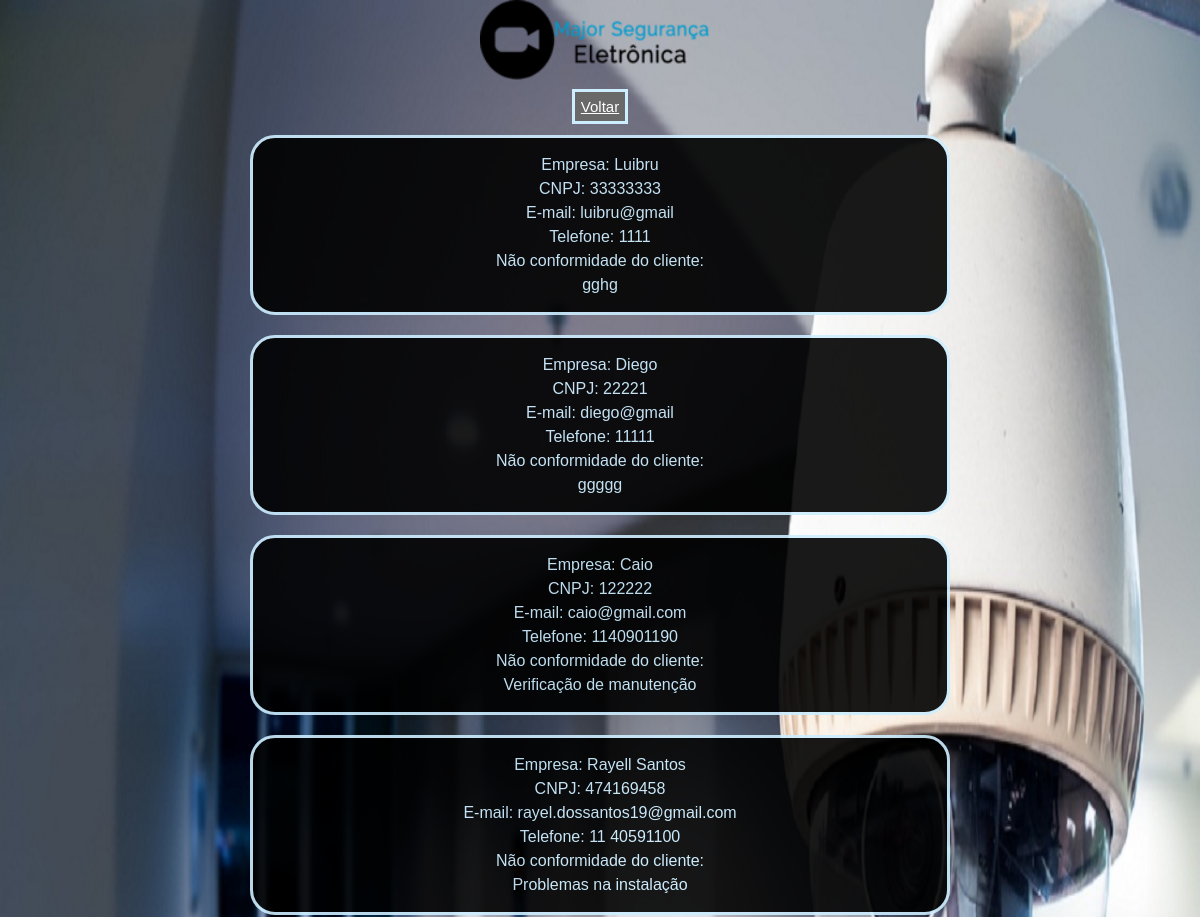
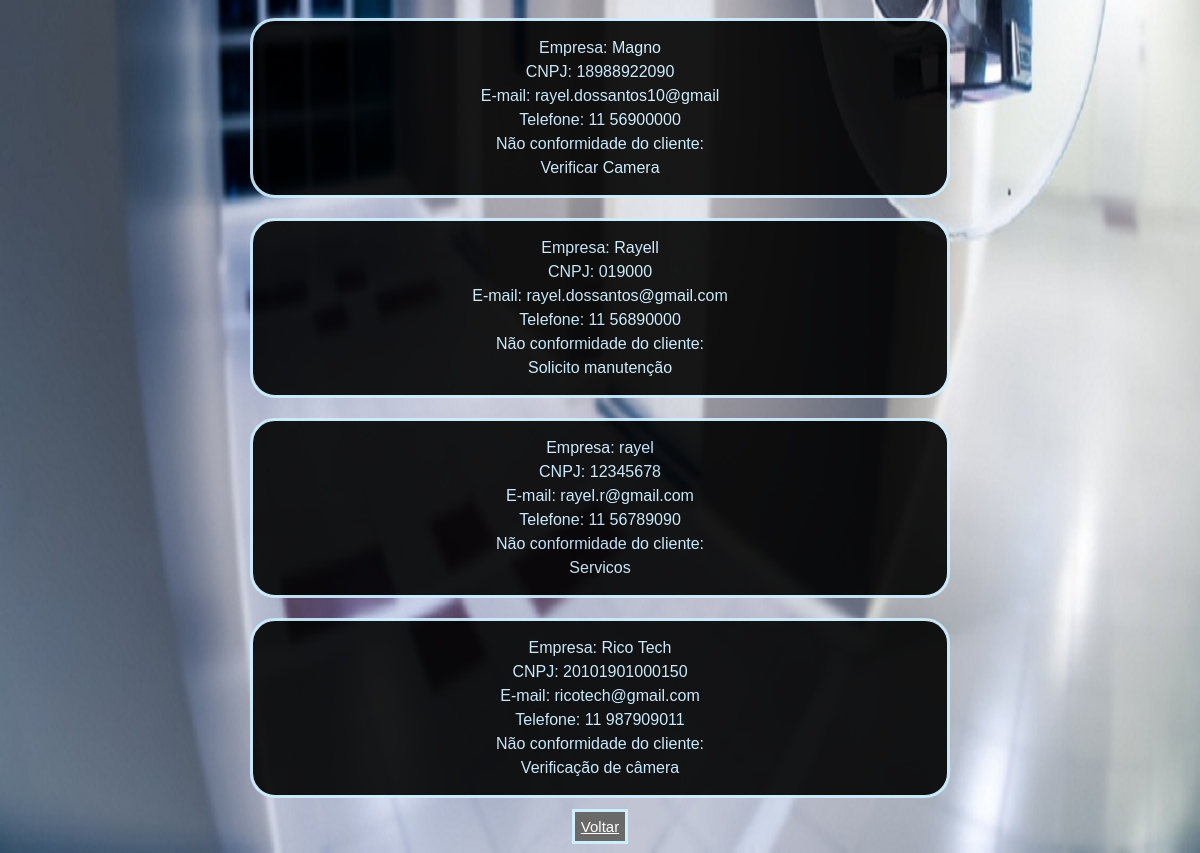
/sist.web/manut_empresa.php, run on the app's committed database (2 pictures, top to bottom).
### tables this page shows
CREATE TABLE IF NOT EXISTS `manutencao_empresa` (
  `id_man_empresa` int(11) NOT NULL AUTO_INCREMENT,
  `nome_empresa` varchar(60) NOT NULL,
  `cnpj` char(18) NOT NULL,
  `email` varchar(100) NOT NULL,
  `telefone` char(15) NOT NULL,
  `descricao` varchar(200) NOT NULL,
  PRIMARY KEY (`id_man_empresa`)
);

### sist.web/manut_empresa.php (the view, shortened to what this page needs)
<html lang="pt-br">
    <head>
    <link rel="stylesheet" type="text/css" href="estilo.css">
    </head>
    <body>
        <div id="menu">
            <center><div <a href="index.html"><img src="imagens/logoex.png" width="240" height="80"></a></div><br>
            <a id="pag" href="home.html">Voltar</a></center>
        </div>
    </body>
</html>
<?php
echo '<link rel="stylesheet" type="text/css" href="estilophp.css">';
echo '<body>';
include "conexao.php";
    try
    {
        $Comando=$conexao->prepare("SELECT * FROM manutencao_empresa");
        if($Comando->execute())
        {
            while ($linha=$Comando->fetch(PDO::FETCH_OBJ))
            {
                echo '<div id=bloco>';
                echo 'Empresa: '.$linha->nome_empresa.'<br>';
                echo 'CNPJ: '.$linha->cnpj.'<br>';
                echo 'E-mail: '.$linha->email.'<br>';
                echo 'Telefone: '.$linha->telefone.'<br>';
                echo 'Não conformidade do cliente: '.'<br>'.$linha->descricao.'<br>';
                echo '</div>';
            }
        }
        else
        {
            echo "<script>alert('Não foi possível completar a consulta!')</script>";
            echo ('<meta http-equiv="refresh"content=0;"home.html">');
        }
    }
    catch (PDOException $erro)
    {
        echo "Erro:".$erro->getMessage();
    }
    echo '</body>';
?>
<html>
            <center><a id="pag" href="home.html">Voltar</a></center>
            <br>
</html>

### sist.web/estilo.css (style rules this page uses)
* { margin: 0; padding: 0; }
body { font-size: 1em; font-family: "Trebuche MV", Helvetica, sans-serif; background-image: url(imagens/back.jpeg); background-repeat: no-repeat; background-size: 100% 100%; background-attachment: fixed; }
#pag { background-color:#696969; color: white; font-size: 15; padding: 6px; border-style: solid; border-color:#cceeff; width: 100px; height: 20px; }

### sist.web/estilophp.css (style rules this page uses)
* { margin: 0; padding: 0; }
body { font-size: 1rem; font-family: "Trebuche MV", Helvetica, sans-serif; background-image: url(imagens/back.jpeg); background-repeat: no-repeat; background-size: 100% 100%; background-attachment: fixed; }
#bloco { background-color: rgb(0, 0, 0); display: block; font-size:1rem; font-weight: 400; line-height: 1.5; color: #cceeff; padding: 15px 12px 15px 12px; text-align: center; opacity: .90; margin-top: 20px; margin-left: 250px; margin-right: 250px; margin-bottom: 20px; border-style: solid; border-color: #cceeff; border-radius: 25px; }

### data on the page
manutencao_empresa: nome_empresa "Luibru", cnpj "33333333", email "luibru@gmail", telefone "1111", descricao "gghg"
manutencao_empresa: nome_empresa "Diego", cnpj "22221", email "diego@gmail", telefone "11111", descricao "ggggg"
manutencao_empresa: nome_empresa "Caio", cnpj "122222", email "caio@gmail.com", telefone "1140901190", descricao "Verificação de manutenção"
manutencao_empresa: nome_empresa "Rayell Santos", cnpj "474169458", email "rayel.dossantos19@gmail.com", telefone "11 40591100", descricao "Problemas na instalação"
manutencao_empresa: nome_empresa "Magno", cnpj "18988922090", email "rayel.dossantos10@gmail", telefone "11 56900000", descricao "Verificar Camera"
manutencao_empresa: nome_empresa "Rayell", cnpj "019000", email "rayel.dossantos@gmail.com", telefone "11 56890000", descricao "Solicito manutenção"
manutencao_empresa: nome_empresa "rayel", cnpj "12345678", email "rayel.r@gmail.com", telefone "11 56789090", descricao "Servicos"
manutencao_empresa: nome_empresa "Rico Tech", cnpj "20101901000150", email "ricotech@gmail.com", telefone "11 987909011", descricao "Verificação de câmera"
